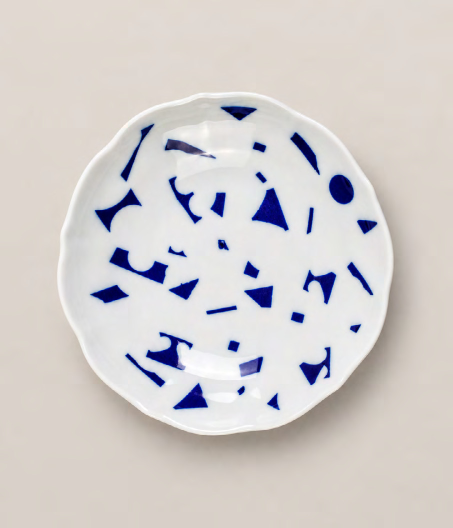
#> input picture src/assets/artists/daniela/05-salek-a-podsalek-4-podsalek.jpg, 905 x 1055 px, given as the content of the folder rc/assets/artists/daniela/05-salek-a-podsalek-4-podsalek.jpg, which was not available (shown at 1/2 size)
$ python mugbox.py ../../src/assets/artists/daniela/05-salek-a-podsalek-4-podsalek.jpg ../../src/assets/artists/daniela/08-salek-a-podsalek-1-salek.jpg ../../src/assets/artists/daniela/08-salek-a-podsalek-1-salek.jpg
#> lines starting #> are read from the running program, lines starting #| are printed output that depends on the picture; after the words box and inside, x2 and y2 are one past the last pixel; in counts of white or black regions, pixels touching at a corner belong together
"""Find the mug in each edited photo: top of the rim, bottom of the foot, left and right.

The background is a smooth light grey-beige. The mug is cobalt blue (strongly blue)
and white porcelain (brighter than the background). The shadow under it is darker
and neutral, so it is left out on purpose.

Usage: python -I mugbox.py <photo dir> <out.json> [debug sheet.jpg]
"""
import glob
import json
import os
import sys

import numpy as np
from PIL import Image, ImageDraw
from scipy import ndimage


def background(a):
    # Per row, the median of a strip at each edge, blended across the width
    # (some photos are lighter on one side); smoothed down the image.
    left = ndimage.uniform_filter1d(np.median(a[:, :40], axis=1), 61, axis=0)
#> left = 1055 rows, first 8: [225, 216, 209], [225, 216, 209], [225, 216, 209], [225, 216, 209], [225, 216, 209], [225, 216, 209], [225, 216, 209], [225, 216, 209]
    right = ndimage.uniform_filter1d(np.median(a[:, -40:], axis=1), 61, axis=0)
#> right = 1055 rows, first 8: [223.8, 215.5, 208.7], [223.8, 215.5, 208.7], [223.8, 215.6, 208.7], [223.8, 215.6, 208.7], [223.7, 215.6, 208.7], [223.7, 215.6, 208.7], [223.7, 215.6, 208.7], [223.7, 215.6, 208.7]
    t = np.linspace(0, 1, a.shape[1])[None, :, None]
#> t = 905 values from 0 to 1
    return left[:, None, :] * (1 - t) + right[:, None, :] * t


def box(path):
    a = np.asarray(Image.open(path).convert('RGB')).astype(np.int16)
    bg = background(a)
    r, b = a[..., 0], a[..., 2]
    lum = a.mean(axis=2)
    blue = (b - r > 40) & (b > 60)
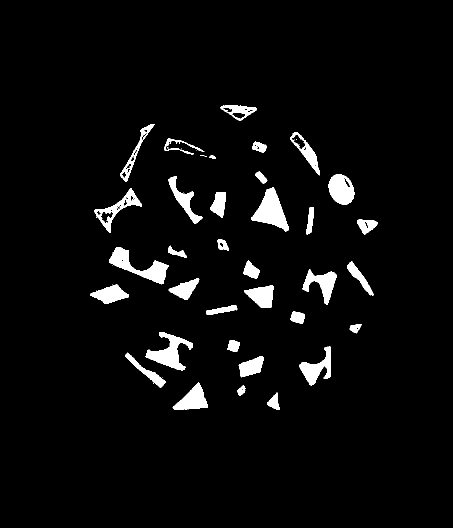
#> blue: shape (1055, 905) bool (shown at 1/2 size); 4.2% white; 59 white regions (24 under 20 px), largest, box (x1, y1, x2, y2) and area: (503, 374, 578, 463) 3237, (218, 494, 337, 569) 3058, (291, 664, 386, 742) 2884
    dark = lum < 90  # the navy "forever" mugs
#> dark: shape (1055, 905) bool; 3.5% white; 40 white regions (7 under 20 px), largest, box (x1, y1, x2, y2) and area: (504, 377, 577, 461) 2833, (219, 495, 336, 567) 2547, (293, 665, 385, 740) 2181
    bright = lum - bg.mean(axis=2) > 14
#> bright: shape (1055, 905) bool; 20.6% white; 144 white regions (137 under 20 px), largest, box (x1, y1, x2, y2) and area: (114, 183, 785, 870) 188497, (351, 243, 502, 360) 7574, (167, 644, 182, 663) 131
    # The core is the glazed body and handle; white parts count only where they touch it.
    ink = ndimage.binary_opening(blue | dark, iterations=2)
#> ink: shape (1055, 905) bool; 4.4% white; 35 white regions (1 under 20 px), largest, box (x1, y1, x2, y2) and area: (503, 375, 578, 463) 3228, (218, 494, 337, 569) 3051, (291, 664, 386, 742) 2852
    lab, n = ndimage.label(ink)
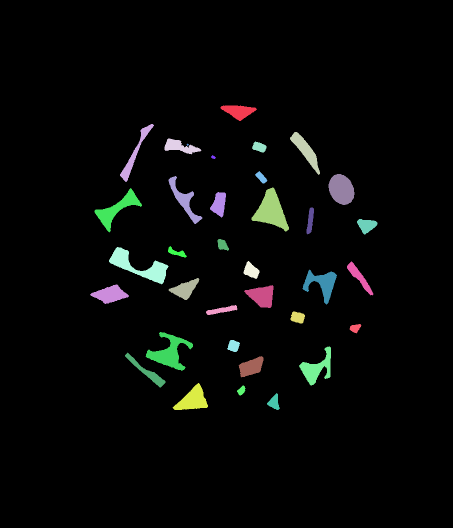
#> lab: shape (1055, 905) int32 (shown at 1/2 size); 36 distinct labels, from 0 to 35; one colour per label, 0 black
#> n = 35
    if n == 0:
        return None
    sizes = ndimage.sum(ink, lab, range(1, n + 1))
#> sizes = 35 values, max 3228 at index 10, min 13 at index 5, mean 1205.1
    core = np.isin(lab, np.nonzero(sizes >= sizes.max() * 0.05)[0] + 1)
    near = ndimage.binary_dilation(core, iterations=12)
#> near: shape (1055, 905) bool; 11.6% white; 27 white regions, largest, box (x1, y1, x2, y2) and area: (238, 652, 398, 787) 10423, (206, 482, 411, 612) 10211, (177, 236, 320, 477) 10141
    full = ndimage.binary_opening(blue | dark | bright, iterations=2)
#> full: shape (1055, 905) bool; 24.8% white; 37 white regions (2 under 20 px), largest, box (x1, y1, x2, y2) and area: (114, 183, 785, 870) 194295, (351, 244, 502, 360) 7468, (503, 375, 578, 463) 3228
    lab, n = ndimage.label(full)
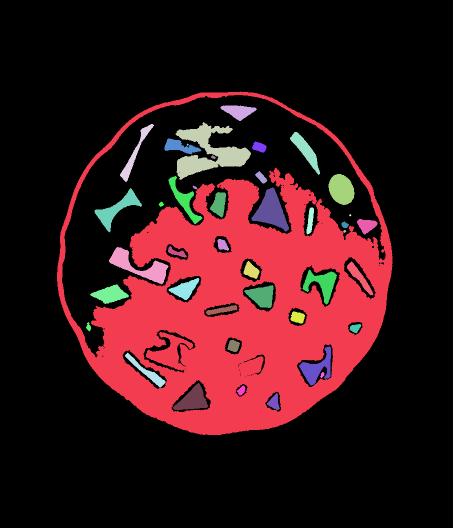
#> lab: shape (1055, 905) int32 (shown at 1/2 size); 43 distinct labels, from 0 to 42; one colour per label, 0 black
#> n = 42
    touching = np.unique(lab[near & full])
#> touching = 36 values from 1 to 42
    m = np.isin(lab, touching[touching > 0])
#> m: shape (1055, 905) bool; 24.7% white; 33 white regions (1 under 20 px), largest, box (x1, y1, x2, y2) and area: (114, 183, 785, 870) 194271, (351, 244, 502, 360) 7422, (503, 375, 578, 463) 3228
    rows = np.nonzero(m.sum(axis=1) >= 6)[0]
#> rows = 686 values from 184 to 869
    cols = np.nonzero(m.sum(axis=0) >= 6)[0]
#> cols = 671 values from 114 to 784
    top, bottom = int(rows.min()), int(rows.max())
#> top = 184; bottom = 869
    left, right = int(cols.min()), int(cols.max())
#> left = 114; right = 784
    # A white rim above a painted band can lose touch with the outline (the
    # spiral mugs): climb on while the rows over the piece stay brighter than
    # the background, allowing a few rows' gap.
    over = (lum - bg.mean(axis=2))[:, left:right + 1] > 14
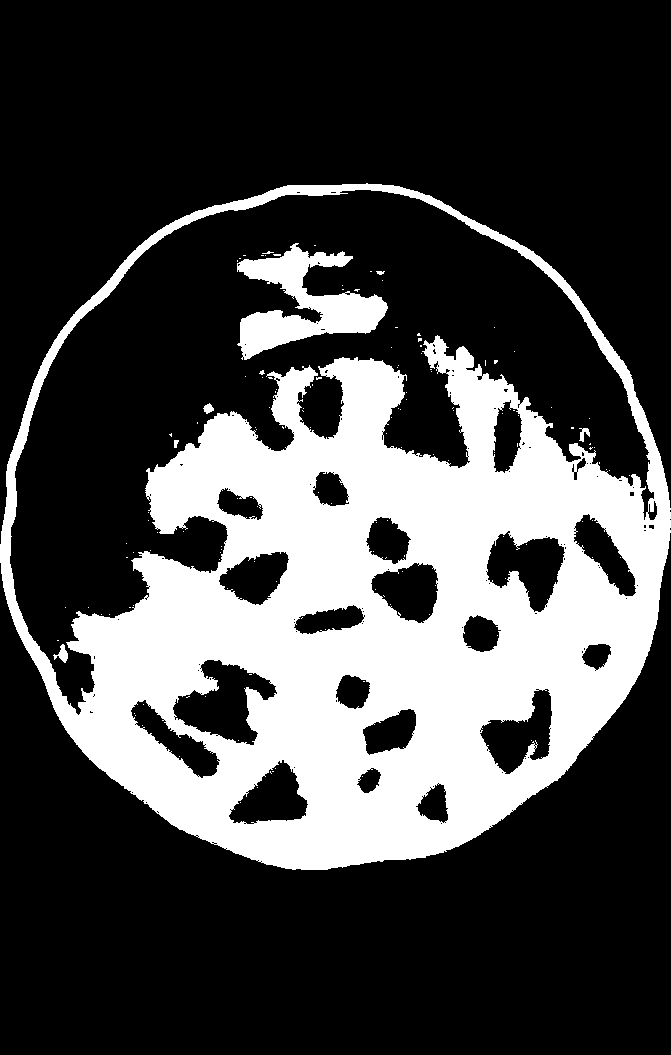
#> over: shape (1055, 671) bool; 27.8% white; 144 white regions (137 under 20 px), largest, box (x1, y1, x2, y2) and area: (0, 183, 671, 870) 188497, (237, 243, 388, 360) 7574, (53, 644, 68, 663) 131
    y, gap = top - 1, 0
#> y = 183; gap = 0
    while y > 0 and gap <= 3:
        if over[y].sum() >= 6:
            top, gap = y, 0
        else:
            gap += 1
        y -= 1
#> this loop made 4 passes
#> y on passes 1 to 4: 182, 181, 180, 179
#> after the loop, y = 179
    h = bottom - top
#> h = 685
    # Body centre from the foot, below where the handle joins.
    band = m[bottom - int(h * 0.08): bottom - int(h * 0.03)]
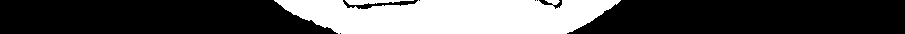
#> band: shape (34, 905) bool; 31.5% white; 2 white regions, box (x1, y1, x2, y2) and area: (274, 0, 621, 34) 9469, (345, 0, 414, 5) 209
    fcols = np.nonzero(band.sum(axis=0) >= 3)[0]
#> fcols = 342 values from 277 to 618
    # The highest point of anything attached, including a rattan handle and
    # its brass rings (warm colours the outline above leaves out).
    warm = ndimage.binary_opening((r - b > 50) & (lum < 250), iterations=2)
#> warm: shape (1055, 905) bool; every value is 0
    lab, n = ndimage.label(warm)
#> lab: shape (1055, 905) int32; every value is 0
#> n = 0
    full_top = top
#> full_top = 184
    for i, sl in enumerate(ndimage.find_objects(lab)):
        ys, xs = sl
        # above the piece (or reaching into it), over it, and not a speck
        if xs.stop > left and xs.start < right and ys.stop >= top - 250 and (lab[sl] == i + 1).sum() >= 200:
            full_top = min(full_top, ys.start)
#> this loop made 0 passes
    return {
        'top': top,
        'fullTop': full_top,
        'bottom': bottom,
        'left': left,
        'right': right,
        'bodyCx': float((fcols.min() + fcols.max()) / 2),
        'bodyW': int(fcols.max() - fcols.min()),
    }


def main():
    src, out = sys.argv[1], sys.argv[2]
    sheet = sys.argv[3] if len(sys.argv) > 3 else None
    files = sorted(glob.glob(os.path.join(src, '*.jpg')))
    res = {}
    for f in files:
        res[os.path.basename(f)] = box(f)
    with open(out, 'w') as fh:
        json.dump(res, fh, indent=1)
    if sheet:
        thumbs = []
        for f in files:
            bx = res[os.path.basename(f)]
            im = Image.open(f).convert('RGB')
#> im is the input picture: PIL image 905x1055 RGB; mean R, G, B 210.4, 205.6, 204.6
            d = ImageDraw.Draw(im)
            if bx:
                d.rectangle([bx['left'], bx['top'], bx['right'], bx['bottom']], outline=(255, 0, 0), width=6)
                d.line([bx['bodyCx'], bx['top'], bx['bodyCx'], bx['bottom']], fill=(0, 200, 0), width=6)
                if bx['fullTop'] < bx['top']:
                    d.line([bx['left'], bx['fullTop'], bx['right'], bx['fullTop']], fill=(255, 140, 0), width=6)
            thumbs.append(im.resize((150, 200)))
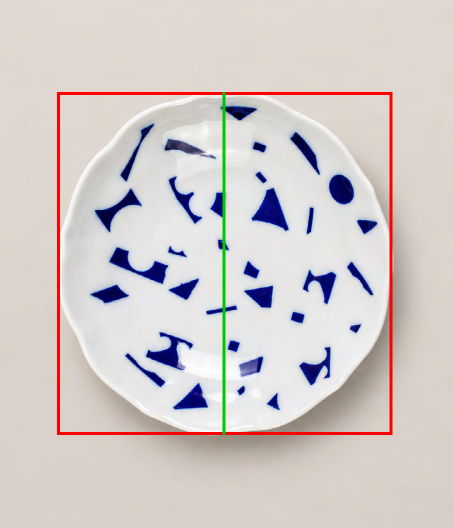
#> im: PIL image 905x1055 RGB (shown at 1/2 size); mean R, G, B 210.2, 202.2, 200.4
        cols = 16
        rows = (len(thumbs) + cols - 1) // cols
#> rows = 1
        S = Image.new('RGB', (cols * 150, rows * 200), 'white')
#> S: PIL image 2400x200 RGB; every value is 255
        for i, t in enumerate(thumbs):
            S.paste(t, ((i % cols) * 150, (i // cols) * 200))
#> this loop made 1 pass
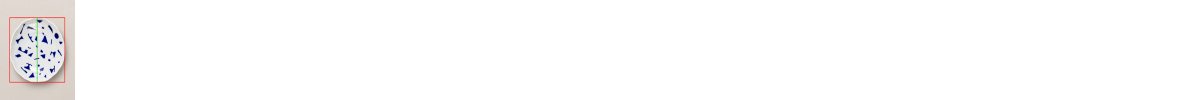
#> S: PIL image 2400x200 RGB (shown at 1/2 size); mean R, G, B 252.2, 251.7, 251.6
        S.save(sheet, quality=85)


main()
